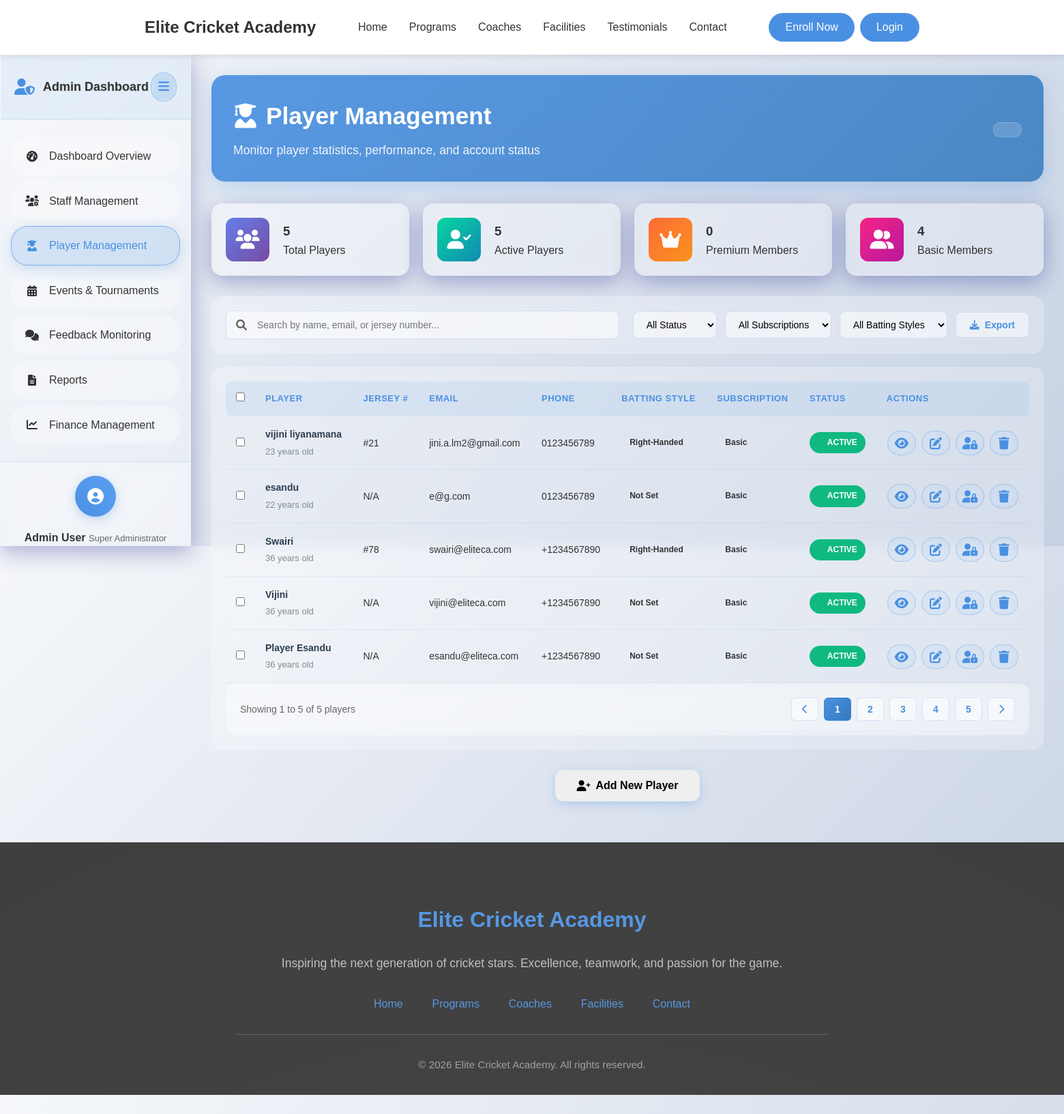
Page /admin/players (signed in) on the committed database.
### tables this page shows
CREATE TABLE `playerprofile` (
  `PlayerID` int(11) NOT NULL,
  `BattingStyle` enum('Right-handed','Left-handed','Switch-hitter') DEFAULT NULL,
  `BowlingStyle` enum('Fast','Medium','Spin','Off-spin','Leg-spin','None') DEFAULT NULL,
  `JerseyNumber` int(11) DEFAULT NULL,
  `SubscriptionType` enum('basic','premium','private_only') DEFAULT 'basic',
  `EmergencyContactName` varchar(255) DEFAULT NULL COMMENT 'Emergency contact person',
  `EmergencyContactPhone` varchar(20) DEFAULT NULL COMMENT 'Emergency contact phone',
  `ParentGuardianName` varchar(255) DEFAULT NULL COMMENT 'Parent or guardian name',
  `ParentGuardianPhone` varchar(20) DEFAULT NULL COMMENT 'Parent or guardian phone',
  `SchoolInstitution` varchar(255) DEFAULT NULL COMMENT 'Educational institution',
  `PreviousExperience` text DEFAULT NULL COMMENT 'Previous cricket experience',
  `MedicalConditions` text DEFAULT NULL COMMENT 'Medical conditions or allergies',
  `HowHeardAboutUs` varchar(100) DEFAULT NULL COMMENT 'Marketing tracking field'
);

CREATE TABLE `user` (
  `UserID` int(11) NOT NULL,
  `Name` varchar(255) NOT NULL,
  `DateOfBirth` date NOT NULL,
  `PhoneNumber` varchar(20) DEFAULT NULL,
  `Email` varchar(255) NOT NULL,
  `Address` text DEFAULT NULL,
  `School` varchar(255) DEFAULT NULL COMMENT 'School or educational institution',
  `Role` enum('Admin','ShopEmployee','Coach','Trainer','Player') NOT NULL,
  `Username` varchar(100) NOT NULL,
  `PasswordHash` varchar(255) NOT NULL,
  `DateJoined` datetime DEFAULT current_timestamp(),
  `Status` enum('active','inactive') DEFAULT 'active',
  `RequiresPasswordChange` tinyint(1) DEFAULT 0 COMMENT 'Force password change on first login',
  `PasswordChangeDeadline` datetime DEFAULT NULL COMMENT 'Deadline for mandatory password change',
  `LastLoginAt` datetime DEFAULT NULL COMMENT 'Track last successful login',
  `LoginAttempts` int(11) DEFAULT 0 COMMENT 'Failed login attempts counter',
  `AccountLockedUntil` datetime DEFAULT NULL COMMENT 'Account lock expiry time',
  `CreatedBy` int(11) DEFAULT NULL COMMENT 'Admin who created this user',
  `Notes` text DEFAULT NULL COMMENT 'Admin notes about the user',
  `ProfileImage` varchar(255) DEFAULT NULL COMMENT 'Relative path to user profile image (e.g., uploads/profile_images/profile_1_123456789.jpg)'
);

### app/views/admin/players.php (the view, shortened to what the rows shown need)
<?php require_once APPROOT . '/views/inc/components/header.php'; ?>
<link rel="stylesheet" href="<?php echo URLROOT; ?>/css/admin/admin-dashboard.css">
<link rel="stylesheet" href="<?php echo URLROOT; ?>/css/admin/players-management.css">
    <div class="admin-layout">
        <div class="main-content" id="mainContent">
            <div class="dashboard-header">
                <div class="header-content">
                    <div class="header-text">
                        <h1><i class="fas fa-user-graduate"></i> Player Management</h1>
                    </div>
                </div>
            </div>
            <div class="content-wrapper">
                <div class="staff-table-section">
                    <table class="staff-table" id="playersTable">
                        <thead>
                            <tr>
                                <th>
                                    <input type="checkbox" id="selectAll">
                                </th>
                                <th>Player</th>
                                <th>Jersey #</th>
                                <th>Email</th>
                                <th>Phone</th>
                                <th>Batting Style</th>
                                <th>Subscription</th>
                                <th>Status</th>
                                <th>Actions</th>
                            </tr>
                        </thead>
                        <tbody id="playersTableBody">
                            <?php if (!empty($data['players'])): ?>
                                <?php foreach ($data['players'] as $player): ?>
                            <tr>
                                <td><input type="checkbox" class="player-checkbox"></td>
                                <td>
                                    <div class="staff-info">
                                        <h4><?php echo htmlspecialchars($player->Name); ?></h4>
                                        <p><?php echo $player->Age ?? 'N/A'; ?> years old</p>
                                    </div>
                                </td>
                                <td><?php echo $player->JerseyNumber ? '#' . $player->JerseyNumber : 'N/A'; ?></td>
                                <td><?php echo htmlspecialchars($player->Email); ?></td>
                                <td><?php echo htmlspecialchars($player->PhoneNumber ?? 'N/A'); ?></td>
                                <td>
                                    <?php if ($player->BattingStyle): ?>
                                        <span class="role-badge"><?php echo htmlspecialchars($player->BattingStyle); ?></span>
                                    <?php else: ?>
                                        <span class="role-badge">Not set</span>
                                    <?php endif; ?>
                                </td>
                                <td><span class="role-badge <?php echo strtolower($player->SubscriptionType ?? 'basic'); ?>"><?php echo ucfirst($player->SubscriptionType ?? 'Basic'); ?></span></td>
                                <td><span class="status-badge <?php echo strtolower($player->Status ?? 'active'); ?>"><?php echo ucfirst($player->Status ?? 'active'); ?></span></td>
                                <td>
                                    <div class="action-btns">
                                        <button class="action-btn view"
                                                data-player-id="<?php echo $player->UserID; ?>"
                                                data-player-name="<?php echo htmlspecialchars($player->Name); ?>"
                                                data-player-email="<?php echo htmlspecialchars($player->Email); ?>"
                                                data-player-phone="<?php echo htmlspecialchars($player->PhoneNumber ?? 'N/A'); ?>"
                                                data-player-address="<?php echo htmlspecialchars($player->Address ?? 'N/A'); ?>"
                                                data-player-jersey="<?php echo $player->JerseyNumber ?? ''; ?>"
                                                data-player-batting="<?php echo htmlspecialchars($player->BattingStyle ?? 'Not set'); ?>"
                                                data-player-bowling="<?php echo htmlspecialchars($player->BowlingStyle ?? 'Not set'); ?>"
                                                data-player-subscription="<?php echo htmlspecialchars($player->SubscriptionType ?? 'basic'); ?>"
                                                data-player-status="<?php echo htmlspecialchars($player->Status ?? 'active'); ?>"
                                                data-player-joined="<?php echo date('M d, Y', strtotime($player->DateJoined)); ?>"
                                                title="View Details">
                                            <i class="fas fa-eye"></i>
                                        </button>
                                        <button class="action-btn edit"
                                                data-player-id="<?php echo $player->UserID; ?>"
                                                data-player-name="<?php echo htmlspecialchars($player->Name); ?>"
                                                data-player-email="<?php echo htmlspecialchars($player->Email); ?>"
                                                data-player-phone="<?php echo htmlspecialchars($player->PhoneNumber ?? ''); ?>"
                                                data-player-address="<?php echo htmlspecialchars($player->Address ?? ''); ?>"
                                                data-player-jersey="<?php echo $player->JerseyNumber ?? ''; ?>"
                                                data-player-batting="<?php echo htmlspecialchars($player->BattingStyle ?? ''); ?>"
                                                data-player-bowling="<?php echo htmlspecialchars($player->BowlingStyle ?? ''); ?>"
                                                data-player-subscription="<?php echo htmlspecialchars($player->SubscriptionType ?? 'basic'); ?>"
                                                data-player-status="<?php echo htmlspecialchars($player->Status ?? 'active'); ?>"
                                                title="Edit Player">
                                            <i class="fas fa-edit"></i>
                                        </button>
                                        <button class="action-btn suspend"
                                                data-player-id="<?php echo $player->UserID; ?>"
                                                data-player-name="<?php echo htmlspecialchars($player->Name); ?>"
                                                data-player-status="<?php echo htmlspecialchars($player->Status ?? 'active'); ?>"
                                                title="<?php echo strtolower($player->Status ?? 'active') === 'active' ? 'Suspend Player' : 'Unsuspend Player'; ?>">
                                            <i class="fas fa-<?php echo strtolower($player->Status ?? 'active') === 'active' ? 'user-lock' : 'user-check'; ?>"></i>
                                        </button>
                                        <button class="action-btn delete"
                                                data-player-id="<?php echo $player->UserID; ?>"
                                                data-player-name="<?php echo htmlspecialchars($player->Name); ?>"
                                                title="Delete Player">
                                            <i class="fas fa-trash"></i>
                                        </button>
                                    </div>
                                </td>
                            </tr>
                                <?php endforeach; ?>
                            <?php endif; ?>
                        </tbody>
                    </table>
                </div>
            </div>
        </div>
    </div>
    <?php require_once APPROOT . '/views/inc/components/footer.php'; ?>
</body>
</html>

### rows in the picture
playerprofile: PlayerID.Name "vijini liyanamana", Age "23", JerseyNumber "21", PlayerID.Email "jini.a.lm2@gmail.com", PlayerID.PhoneNumber "0123456789", BattingStyle "Right-Handed", SubscriptionType "Basic", PlayerID.Status "ACTIVE"
playerprofile: PlayerID.Name "esandu", Age "22", shows "N/A", PlayerID.Email "e@g.com", PlayerID.PhoneNumber "0123456789", BattingStyle "Not Set", SubscriptionType "Basic", PlayerID.Status "ACTIVE"
playerprofile: PlayerID.Name "Swairi", Age "36", JerseyNumber "78", PlayerID.Email "swairi@eliteca.com", PlayerID.PhoneNumber "+1234567890", BattingStyle "Right-Handed", SubscriptionType "Basic", PlayerID.Status "ACTIVE"
playerprofile: PlayerID.Name "Vijini", Age "36", shows "N/A", PlayerID.Email "vijini@eliteca.com", PlayerID.PhoneNumber "+1234567890", shows "Not Set", SubscriptionType "Basic", PlayerID.Status "ACTIVE"
user: Name "Player Esandu", Age "36", shows "N/A", Email "esandu@eliteca.com", PhoneNumber "+1234567890", shows "Not Set", SubscriptionType "Basic", Status "ACTIVE"

### other values in the picture
$data['stats']->total_players "5"
$data['stats']->active_players "5"
$data['stats']->premium_subscription "0"
$data['stats']->basic_subscription "4"
min(10, count($data['players'] ?? [])) "5"
count($data['players'] ?? []) "5"
